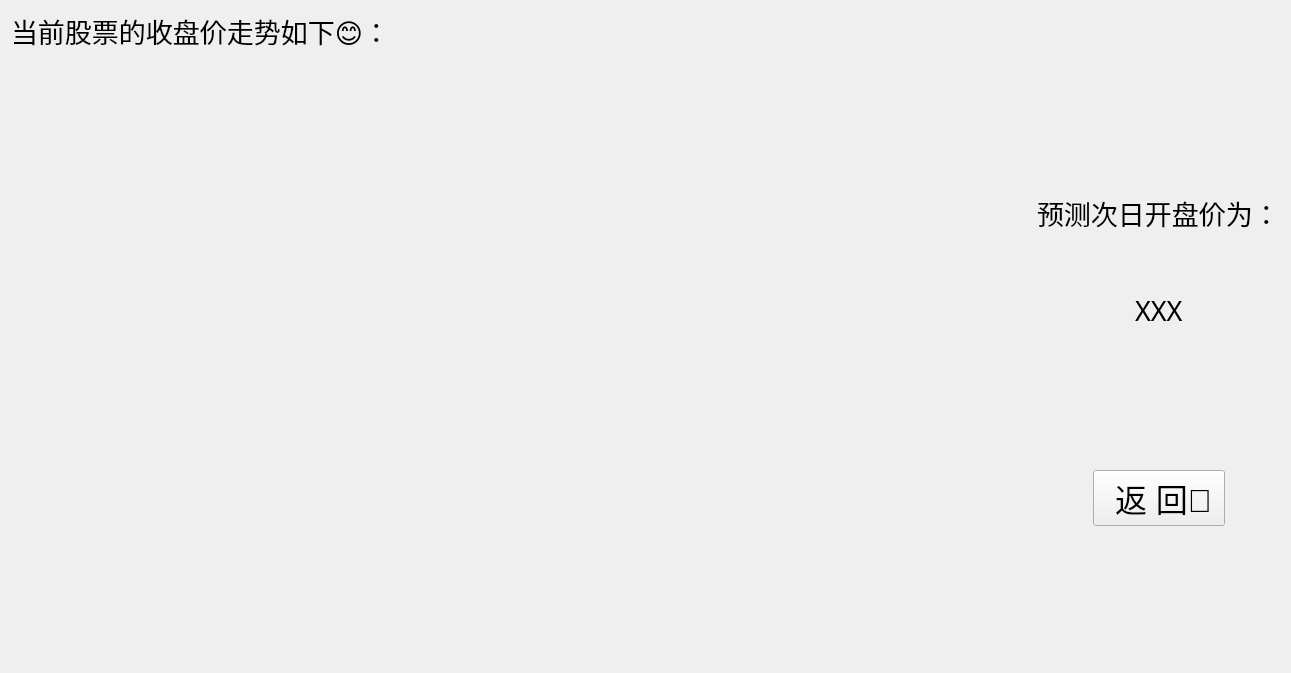
<?xml version="1.0" encoding="UTF-8"?>
<ui version="4.0">
 <class>StockForecastWidget</class>
 <widget class="QWidget" name="StockForecastWidget">
  <property name="geometry">
   <rect>
    <x>0</x>
    <y>0</y>
    <width>1220</width>
    <height>648</height>
   </rect>
  </property>
  <property name="windowTitle">
   <string>请选择o(*￣▽￣*)o</string>
  </property>
  <layout class="QGridLayout" name="gridLayout">
   <item row="0" column="0">
    <widget class="QLabel" name="label">
     <property name="font">
      <font>
       <family>Microsoft YaHei</family>
       <pointsize>20</pointsize>
      </font>
     </property>
     <property name="text">
      <string>当前股票的收盘价走势如下😊：</string>
     </property>
    </widget>
   </item>
   <item row="1" column="0">
    <widget class="QLabel" name="label_4">
     <property name="sizePolicy">
      <sizepolicy hsizetype="Fixed" vsizetype="Fixed">
       <horstretch>0</horstretch>
       <verstretch>0</verstretch>
      </sizepolicy>
     </property>
     <property name="minimumSize">
      <size>
       <width>1020</width>
       <height>605</height>
      </size>
     </property>
     <property name="text">
      <string/>
     </property>
    </widget>
   </item>
   <item row="1" column="1">
    <layout class="QVBoxLayout" name="verticalLayout_2">
     <item>
      <spacer name="verticalSpacer_2">
       <property name="orientation">
        <enum>Qt::Vertical</enum>
       </property>
       <property name="sizeHint" stdset="0">
        <size>
         <width>17</width>
         <height>13</height>
        </size>
       </property>
      </spacer>
     </item>
     <item>
      <layout class="QVBoxLayout" name="verticalLayout">
       <item>
        <widget class="QLabel" name="label_2">
         <property name="font">
          <font>
           <family>Microsoft YaHei</family>
           <pointsize>20</pointsize>
          </font>
         </property>
         <property name="text">
          <string>预测次日开盘价为：</string>
         </property>
        </widget>
       </item>
       <item>
        <spacer name="verticalSpacer_4">
         <property name="orientation">
          <enum>Qt::Vertical</enum>
         </property>
         <property name="sizeHint" stdset="0">
          <size>
           <width>20</width>
           <height>40</height>
          </size>
         </property>
        </spacer>
       </item>
       <item>
        <layout class="QHBoxLayout" name="horizontalLayout_2">
         <item>
          <spacer name="horizontalSpacer">
           <property name="orientation">
            <enum>Qt::Horizontal</enum>
           </property>
           <property name="sizeHint" stdset="0">
            <size>
             <width>40</width>
             <height>20</height>
            </size>
           </property>
          </spacer>
         </item>
         <item>
          <widget class="QLabel" name="label2">
           <property name="font">
            <font>
             <family>Microsoft YaHei</family>
             <pointsize>20</pointsize>
            </font>
           </property>
           <property name="styleSheet">
            <string notr="true"/>
           </property>
           <property name="text">
            <string>XXX</string>
           </property>
          </widget>
         </item>
         <item>
          <spacer name="horizontalSpacer_4">
           <property name="orientation">
            <enum>Qt::Horizontal</enum>
           </property>
           <property name="sizeHint" stdset="0">
            <size>
             <width>40</width>
             <height>20</height>
            </size>
           </property>
          </spacer>
         </item>
        </layout>
       </item>
      </layout>
     </item>
     <item>
      <spacer name="verticalSpacer">
       <property name="orientation">
        <enum>Qt::Vertical</enum>
       </property>
       <property name="sizeHint" stdset="0">
        <size>
         <width>17</width>
         <height>13</height>
        </size>
       </property>
      </spacer>
     </item>
     <item>
      <layout class="QHBoxLayout" name="horizontalLayout">
       <item>
        <spacer name="horizontalSpacer_2">
         <property name="orientation">
          <enum>Qt::Horizontal</enum>
         </property>
         <property name="sizeHint" stdset="0">
          <size>
           <width>40</width>
           <height>20</height>
          </size>
         </property>
        </spacer>
       </item>
       <item>
        <widget class="QPushButton" name="BackButton">
         <property name="maximumSize">
          <size>
           <width>300</width>
           <height>16777215</height>
          </size>
         </property>
         <property name="font">
          <font>
           <family>Microsoft YaHei UI</family>
           <pointsize>24</pointsize>
          </font>
         </property>
         <property name="whatsThis">
          <string>&lt;html&gt;&lt;head/&gt;&lt;body&gt;&lt;p align=&quot;center&quot;&gt;&lt;br/&gt;&lt;/p&gt;&lt;/body&gt;&lt;/html&gt;</string>
         </property>
         <property name="layoutDirection">
          <enum>Qt::LeftToRight</enum>
         </property>
         <property name="text">
          <string>  返 回💨 </string>
         </property>
        </widget>
       </item>
       <item>
        <spacer name="horizontalSpacer_3">
         <property name="orientation">
          <enum>Qt::Horizontal</enum>
         </property>
         <property name="sizeHint" stdset="0">
          <size>
           <width>40</width>
           <height>20</height>
          </size>
         </property>
        </spacer>
       </item>
      </layout>
     </item>
     <item>
      <spacer name="verticalSpacer_3">
       <property name="orientation">
        <enum>Qt::Vertical</enum>
       </property>
       <property name="sizeHint" stdset="0">
        <size>
         <width>17</width>
         <height>13</height>
        </size>
       </property>
      </spacer>
     </item>
    </layout>
   </item>
  </layout>
 </widget>
 <layoutdefault spacing="6" margin="11"/>
 <resources/>
 <connections/>
</ui>
